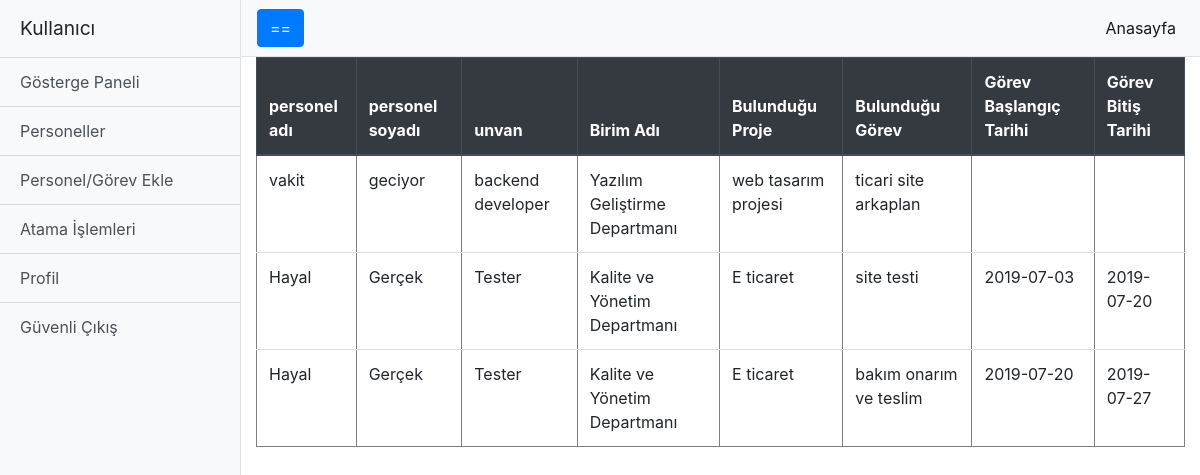
Screenshot of /gorevlipersonel.php with the database file from the repository.
### tables this page shows
CREATE TABLE IF NOT EXISTS `personeller` (
  `p_id` int(11) NOT NULL AUTO_INCREMENT,
  `p_ad` varchar(50) DEFAULT NULL,
  `p_soyad` varchar(50) DEFAULT NULL,
  `p_gsm` varchar(11) DEFAULT NULL,
  `p_email` varchar(50) DEFAULT NULL,
  `sifre` int(6) DEFAULT NULL,
  `bolum_kod` varchar(20) DEFAULT NULL,
  `unvan` varchar(50) DEFAULT NULL,
  `yetki_id` int(3) NOT NULL,
  PRIMARY KEY (`p_id`),
  KEY `yetki` (`yetki_id`),
  KEY `bolum` (`bolum_kod`)
);

CREATE TABLE IF NOT EXISTS `departmanlar` (
  `bolum_kod` varchar(20) NOT NULL,
  `bolum_ad` varchar(50) NOT NULL,
  PRIMARY KEY (`bolum_kod`)
);

CREATE TABLE IF NOT EXISTS `projeler` (
  `proje_kod` varchar(20) NOT NULL,
  `proje_ad` varchar(50) NOT NULL,
  `proje_tanim` varchar(500) NOT NULL,
  `baslangic` date DEFAULT NULL,
  `bitis` date DEFAULT NULL,
  PRIMARY KEY (`proje_kod`)
);

CREATE TABLE IF NOT EXISTS `gorevler` (
  `gorev_kod` varchar(20) NOT NULL,
  `gorev_ad` varchar(50) NOT NULL,
  `gorev_tanim` varchar(500) DEFAULT NULL,
  `baslama_tarihi` date DEFAULT NULL,
  `bitis_tarihi` date DEFAULT NULL,
  PRIMARY KEY (`gorev_kod`)
);

### gorevlipersonel.php (the view)
<?php include "sidebar.php" ?>
<div class="container">
	<?php
	require("vt_baglanti.php");
	$pers_cek= $db ->query("SELECT personeller.p_ad,personeller.p_soyad,personeller.unvan,departmanlar.bolum_ad,projeler.proje_ad,gorevler.gorev_ad,gorevler.baslama_tarihi,gorevler.bitis_tarihi
		FROM personeller,gorevler,projeler,departmanlar,personel_gorev,proje_gorev WHERE personeller.bolum_kod=departmanlar.bolum_kod AND personeller.p_id=personel_gorev.p_id AND personel_gorev.gorev_kod=gorevler.gorev_kod AND
			proje_gorev.gorev_kod=gorevler.gorev_kod AND projeler.proje_kod=proje_gorev.proje_kod",PDO::FETCH_ASSOC);
	echo "<table class='table' border='1'>";
	echo "<thead class='thead-dark'>";
	echo "<tr>";
	echo "<th>personel adı</th>";
	echo "<th>personel soyadı</th>";
	echo "<th>unvan</th>";
	echo "<th>Birim Adı</th>";
	echo "<th>Bulunduğu Proje</th>";
	echo "<th>Bulunduğu Görev</th>";
	echo "<th>Görev Başlangıç Tarihi</th>";
	echo "<th>Görev Bitiş Tarihi</th>";
	echo "</tr>";
	echo "</thead>";
	echo "<tr>";
	foreach( $pers_cek as $row ){
		echo "<td>".$row['p_ad']."</td>";
		echo "<td>".$row['p_soyad']."</td>";
		echo "<td>".$row['unvan']."</td>";
		echo "<td>".$row['bolum_ad']."</td>";
		echo "<td>".$row['proje_ad']."</td>";
		echo "<td>".$row['gorev_ad']."</td>";
		echo "<td>".$row['baslama_tarihi']."</td>";
		echo "<td>".$row['bitis_tarihi']."</td>";
		echo "</tr>";
	}
	echo "</table>";
	?>
</div>
<?php include "topbar.php" ?>

### sidebar.php (shortened to what this page needs)
<!DOCTYPE html>
<html lang="en">
<head>
  <link rel="stylesheet" href="https://stackpath.bootstrapcdn.com/bootstrap/4.3.1/css/bootstrap.min.css">
  <link href="dashboard.css" rel="stylesheet">
</head>
<body>
  <div class="d-flex" id="wrapper">
    <div class="bg-light border-right" id="sidebar-wrapper">
      <div class="sidebar-heading">Kullanıcı</div>
      <div class="list-group list-group-flush">
        <a href="yonetici_paneli.php" class="list-group-item list-group-item-action bg-light">Gösterge Paneli</a>
        <a href="personel.php" class="list-group-item list-group-item-action bg-light">Personeller</a>
        <a href="personel_gorev_ekle.php" class="list-group-item list-group-item-action bg-light">Personel/Görev Ekle</a>
        <a href="atama.php" class="list-group-item list-group-item-action bg-light">Atama İşlemleri</a>
        <a href="#" class="list-group-item list-group-item-action bg-light">Profil</a>
        <a href="logout.php" class="list-group-item list-group-item-action bg-light">Güvenli Çıkış</a>
      </div>
    </div>
    <div id="page-content-wrapper">
      <nav class="navbar navbar-expand-lg navbar-light bg-light border-bottom">
        <button class="btn btn-primary" id="menu-toggle">==</button>
        <div class="collapse navbar-collapse" id="navbarSupportedContent">
          <ul class="navbar-nav ml-auto mt-2 mt-lg-0">
            <li class="nav-item active">
              <a class="nav-link" href="yonetici_paneli.php">Anasayfa <span class="sr-only">(current)</span></a>
            </li>
          </ul>
        </div>
      </nav>

### topbar.php (shortened to what this page needs)
 </div>
  </div>
</body>
</html>

### dashboard.css (style rules this page uses)
body { overflow-x: hidden; }
#sidebar-wrapper { min-height: 100vh; margin-left: -15rem; -webkit-transition: margin .25s ease-out; -moz-transition: margin .25s ease-out; -o-transition: margin .25s ease-out; transition: margin .25s ease-out; }
#sidebar-wrapper .sidebar-heading { padding: 0.875rem 1.25rem; font-size: 1.2rem; }
#sidebar-wrapper .list-group { width: 15rem; }
#page-content-wrapper { min-width: 100vw; }
@media (min-width: 768px) { #sidebar-wrapper { margin-left: 0; } }
@media (min-width: 768px) { #page-content-wrapper { min-width: 0; width: 100%; } }

### rows the page displays
personeller: p_ad "vakit", p_soyad "geciyor", unvan "backend developer", bolum_kod.bolum_ad "Yazılım Geliştirme Departmanı", projeler.proje_ad "web tasarım projesi", gorevler.gorev_ad "ticari site arkaplan"
personeller: p_ad "Hayal", p_soyad "Gerçek", unvan "Tester", bolum_kod.bolum_ad "Kalite ve Yönetim Departmanı", projeler.proje_ad "E ticaret", gorevler.gorev_ad "site testi", gorevler.baslama_tarihi "2019-07-03", gorevler.bitis_tarihi "2019-07-20", gorevler.gorev_ad "bakım onarım ve teslim", gorevler.baslama_tarihi "2019-07-20", gorevler.bitis_tarihi "2019-07-27"
